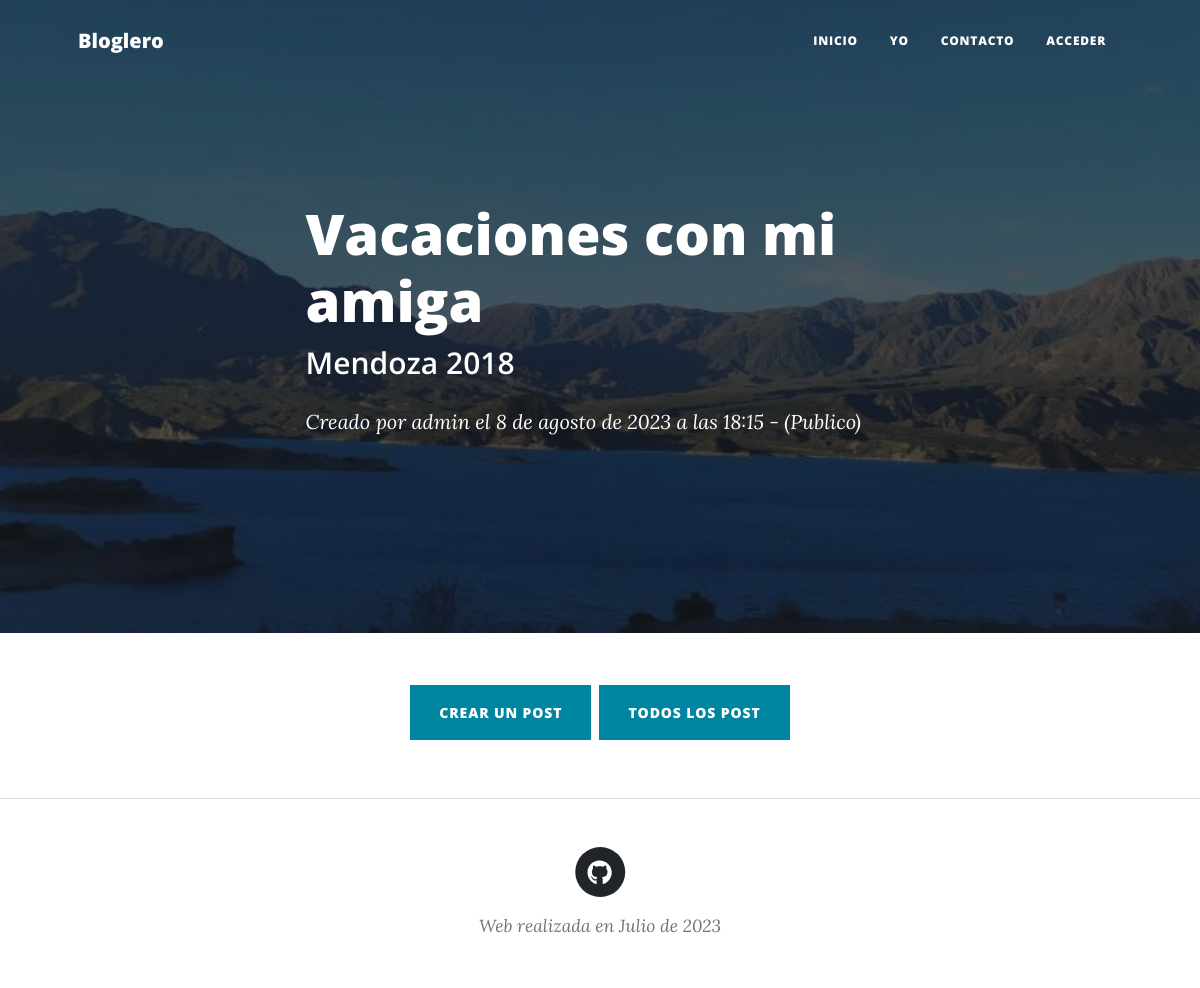
Page /blog/1/ on the committed database.
### AppBlog/models.py (models this page shows)
class Blog(models.Model):
    user = models.ForeignKey(User, on_delete=models.CASCADE, null=False)
    nombre = models.CharField(max_length=250)
    descripcion = models.CharField(max_length=500)
    portada = models.ImageField(upload_to='uploads/')
    fecha = models.DateTimeField(default=datetime.now())
    visibilidad = models.IntegerField(default=0)  # 0 - publico (usuarios no autenticados acceden)

### AppBlog/views.py (the view)
# urls.py: path('blog/<id>/', blog, name="blog"), # muestra un blog particular y los ultimos posts
def blog(request, id):
    blog = Blog.objects.get(id=id)
    if request.user.is_authenticated:
        if blog.user_id == request.user.id:
            posts = Post.objects.filter(blog_id=id).order_by('-id')[:5]
        elif blog.visibilidad not in [0,1]:
            return allBlog(request)
        else:
            posts = Post.objects.filter(blog_id=id, estado=1).order_by('-id')[:5]
    elif blog.visibilidad in [1,2]:
        return allBlog(request)
    else:
        posts = Post.objects.filter(blog_id=id, estado=1).order_by('-id')[:5]
    return render(request, "appblog/blog.html", {'blog' : blog, 'posts' : posts })

### AppBlog/templates/appblog/blog.html (shortened to what this page needs)
{% extends 'appblog/base.html' %}
{% load static %}
        {% block header %}
        <header class="masthead" style="background-image: url('{{ blog.portada.url }}')">
            <div class="container position-relative px-4 px-lg-5">
                <div class="row gx-4 gx-lg-5 justify-content-center">
                    <div class="col-md-10 col-lg-8 col-xl-7">
                        <div class="blog-heading">
                            <h1>{{ blog.nombre }}</h1>
                            <h2 class="subheading">{{ blog.descripcion }}</h2>
                            <span class="meta">
                                Creado por
                                {% if blog.user.username is None %}
                                    Anonimo
                                {% else %}
                                    <a href="#!">{{ blog.user.username }}</a>
                                {% endif %}
                                el {{ blog.fecha }} - <i>
                                {%if blog.visibilidad == 0 %}
                                    (Publico)
                                {% elif blog.visibilidad == 1 %}
                                    (Restringido)
                                {% else %}
                                    (Privado)
                                {% endif %}</i>
                            </span>
                        </div>
                    </div>
                </div>
            </div>
        </header>
        {% endblock header %}
        {% block content %}
        <div class="container px-4 px-lg-5">
            <div class="row gx-4 gx-lg-5 justify-content-center">
                <div class="col-md-10 col-lg-8 col-xl-7">
                    <div class="d-flex justify-content-center mb-4"><a class="btn btn-primary text-uppercase m-1" href="{% url 'createPost' blog.id %}">Crear un Post</a> <a class="btn btn-primary text-uppercase m-1" href="{% url 'allpost' blog.id %}">Todos los Post</a></div>
                </div>
            </div>
        </div>
        {% endblock content %}

### rows in the picture
Blog: portada (picture), nombre "Vacaciones con mi amiga", descripcion "Mendoza 2018", user.username "admin", fecha "8 de agosto de 2023 a las 18:15"
